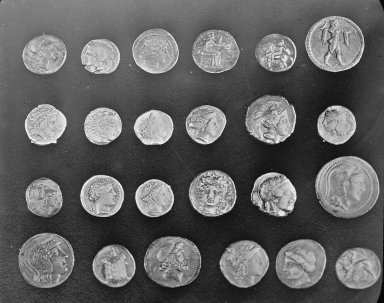
#> input picture skimage.data.coins(), 384 x 303 px
$ python 11_morphology.py
#> lines starting #> are read from the running program, lines starting #| are printed output that depends on the picture; after the words box and inside, x2 and y2 are one past the last pixel; in counts of white or black regions, pixels touching at a corner belong together
### practicals/utils.py
"""Shared helpers for the Digital Image Processing practicals (OpenCV + NumPy + Matplotlib).

Every practical accepts an optional image path on the command line:
    python 01_basic_operations.py my_photo.jpg
If no path is given, a sample image shipped with scikit-image is used.

Figures are saved to practicals/outputs/<practical>/. Set DIP_SHOW=1 to also open
matplotlib windows.
"""

import os
import sys

import cv2
import matplotlib

SHOW = os.environ.get("DIP_SHOW", "0") == "1"
if not SHOW:
    matplotlib.use("Agg")  # save figures only, no GUI windows

import matplotlib.pyplot as plt  # noqa: E402
import numpy as np  # noqa: E402
from skimage import data  # noqa: E402

BASE_DIR = os.path.dirname(os.path.abspath(__file__))
OUT_ROOT = os.path.join(BASE_DIR, "outputs")


def input_path():
    """Image path passed on the command line, or None."""
    return sys.argv[1] if len(sys.argv) > 1 else None


# [9 lines left out: function load_color, not called in this run]


def load_gray(default="camera"):
    """Grayscale uint8 image. Default sample: skimage 'camera' (or any name passed in)."""
#> called with default = 'coins'
    path = input_path()
    if path:
        img = cv2.imread(path, cv2.IMREAD_GRAYSCALE)
        if img is None:
            raise FileNotFoundError(f"Could not read image: {path}")
        return img
    return np.ascontiguousarray(getattr(data, default)())
#> returned value is the input picture: shape (303, 384); min 1, max 252, mean 96.9


# [5 lines left out: function load_pair_gray, not called in this run]


def out_dir(practical):
    path = os.path.join(OUT_ROOT, practical)
    os.makedirs(path, exist_ok=True)
    return path


def save_fig(fig, practical, filename):
    """Save a matplotlib figure into outputs/<practical>/ (and show it if DIP_SHOW=1)."""
    fig.savefig(os.path.join(out_dir(practical), filename), dpi=90, bbox_inches="tight")
    if SHOW:
        plt.show()
    plt.close(fig)
    print(f"  saved outputs/{practical}/{filename}")


def show_grid(images, titles, practical, filename, cols=None):
    """Plot several images in one figure. Accepts BGR colour and grayscale arrays."""
    n = len(images)
    cols = cols or min(n, 4)
    rows = int(np.ceil(n / cols))
    fig, axes = plt.subplots(rows, cols, figsize=(3.6 * cols, 3.6 * rows), squeeze=False)
    for ax in axes.ravel():
        ax.axis("off")
    for ax, img, title in zip(axes.ravel(), images, titles):
        if img.ndim == 3:
            ax.imshow(cv2.cvtColor(img, cv2.COLOR_BGR2RGB))
        elif img.dtype == np.uint8:
            ax.imshow(img, cmap="gray", vmin=0, vmax=255)
        else:
            ax.imshow(img, cmap="gray")
        ax.set_title(title, fontsize=10)
    fig.tight_layout()
    save_fig(fig, practical, filename)


# [12 lines left out: functions psnr, to_uint8, not called in this run]


def clip_u8(x):
    """Clip values to 0..255 and convert to uint8 (no rescaling)."""
    return np.clip(np.real(x), 0, 255).astype(np.uint8)

### practicals/11_morphology.py
"""Practical 11 - Morphological operations: erosion and dilation (plus opening, closing, boundary).

Binary images: foreground = white (255). Erosion shrinks the foreground,
dilation grows it. Opening = erosion then dilation; closing = dilation then erosion.
"""

import cv2
import numpy as np

from utils import load_gray, show_grid

PRACTICAL = "11_morphology"


def binarize(gray):
    _, bw = cv2.threshold(gray, 0, 255, cv2.THRESH_BINARY + cv2.THRESH_OTSU)
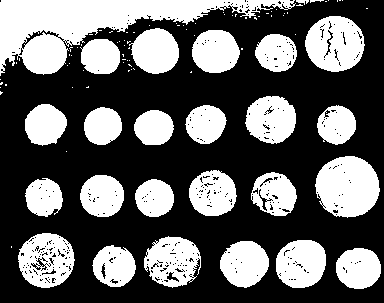
#> bw: shape (303, 384); 38.8% white; 96 white regions (70 under 20 px), largest, box (x1, y1, x2, y2) and area: (0, 0, 296, 76) 8792, (315, 156, 380, 218) 3062, (305, 16, 365, 72) 2459
    return bw


def main():
    gray = load_gray("coins")  # coins gives clear, separated blobs
    bw = binarize(gray)
    white = np.count_nonzero(bw)
#> white = 45117
    print(f"Binary image: {white} foreground px ({100.0 * white / bw.size:.1f}%)")
#| Binary image: 45117 foreground px (38.8%)

    rect3 = cv2.getStructuringElement(cv2.MORPH_RECT, (3, 3))
    ellipse5 = cv2.getStructuringElement(cv2.MORPH_ELLIPSE, (5, 5))

    eroded3 = cv2.erode(bw, rect3)
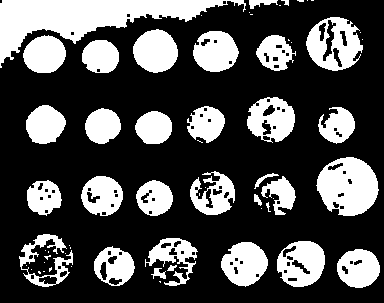
#> eroded3: shape (303, 384); 30.6% white; 62 white regions (30 under 20 px), largest, box (x1, y1, x2, y2) and area: (0, 0, 246, 68) 6143, (316, 157, 379, 216) 2656, (306, 17, 363, 71) 1840
    dilated3 = cv2.dilate(bw, rect3)
#> dilated3: shape (303, 384); 45.1% white; 37 white regions (12 under 20 px), largest, box (x1, y1, x2, y2) and area: (0, 0, 330, 77) 11605, (314, 155, 381, 219) 3376, (304, 15, 366, 73) 2842
    eroded5 = cv2.erode(bw, ellipse5)
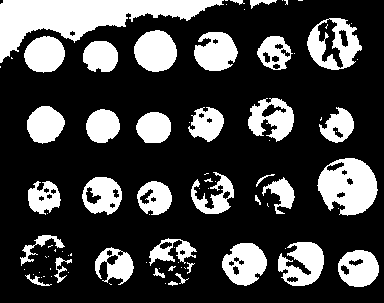
#> eroded5: shape (303, 384); 26.4% white; 85 white regions (49 under 20 px), largest, box (x1, y1, x2, y2) and area: (0, 0, 224, 63) 5796, (317, 158, 378, 216) 2422, (307, 18, 362, 70) 1469
    dilated5 = cv2.dilate(bw, ellipse5)
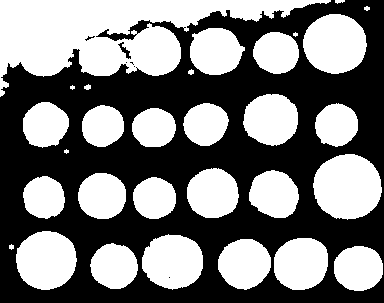
#> dilated5: shape (303, 384); 48% white; 30 white regions (3 under 20 px), largest, box (x1, y1, x2, y2) and area: (0, 0, 331, 97) 14422, (313, 154, 382, 220) 3536, (303, 14, 367, 74) 2992
    opened = cv2.morphologyEx(bw, cv2.MORPH_OPEN, ellipse5)
#> opened: shape (303, 384); 36.6% white; 36 white regions (1 under 20 px), largest, box (x1, y1, x2, y2) and area: (0, 0, 247, 70) 6561, (315, 156, 380, 218) 3020, (305, 16, 364, 72) 2343
    closed = cv2.morphologyEx(bw, cv2.MORPH_CLOSE, ellipse5)
#> closed: shape (303, 384); 40.8% white; 50 white regions (26 under 20 px), largest, box (x1, y1, x2, y2) and area: (0, 0, 329, 76) 10893, (315, 156, 380, 218) 3114, (305, 16, 365, 72) 2606
    boundary = cv2.subtract(dilated3, eroded3)
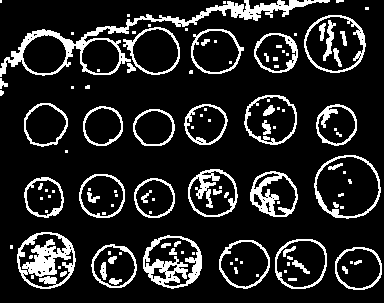
#> boundary: shape (303, 384); 14.6% white; 120 white regions (66 under 20 px), largest, box (x1, y1, x2, y2) and area: (0, 0, 330, 77) 2993, (17, 232, 76, 289) 1581, (143, 235, 202, 289) 1231

    print(f"Erosion 3x3 (square):    {np.count_nonzero(eroded3)} px  (shrinks)")
#| Erosion 3x3 (square):    35567 px  (shrinks)
    print(f"Dilation 3x3 (square):   {np.count_nonzero(dilated3)} px  (grows)")
#| Dilation 3x3 (square):   52512 px  (grows)
    print(f"Erosion 5x5 (ellipse):   {np.count_nonzero(eroded5)} px")
#| Erosion 5x5 (ellipse):   30681 px
    print(f"Dilation 5x5 (ellipse):  {np.count_nonzero(dilated5)} px")
#| Dilation 5x5 (ellipse):  55873 px
    print(f"Ordering check: erosion <= original <= dilation: "
          f"{bool(np.all(eroded3 <= bw) and np.all(bw <= dilated3))}")
#| Ordering check: erosion <= original <= dilation: True
    print(f"Opening: {np.count_nonzero(opened)} px; closing: {np.count_nonzero(closed)} px")
#| Opening: 42554 px; closing: 47489 px

    show_grid(
        [bw, eroded3, dilated3, eroded5, dilated5, opened, closed, boundary],
        ["Binary (Otsu)", "11. Erosion 3x3", "11. Dilation 3x3",
         "11. Erosion 5x5 ellipse", "11. Dilation 5x5 ellipse",
         "Opening (5x5 ellipse)", "Closing (5x5 ellipse)", "Boundary = dilation - erosion"],
        PRACTICAL, "11_erosion_dilation.png", cols=4,
    )
#> in show_grid, `n = len(images)`: n = 8
#> in show_grid, `cols = cols or min(n, 4)`: cols = 4
#> in show_grid, `rows = int(np.ceil(n / cols))`: rows = 2
#> the loop in show_grid, `for ax in axes.ravel():` made 8 passes
#> the loop in show_grid, `for ax, img, title in zip(axes.ravel(), images, titles):` made 8 passes
#> title on passes 1 to 8: 'Binary (Otsu)', '11. Erosion 3x3', '11. Dilation 3x3', '11. Erosion 5x5 ellipse', '11. Dilation 5x5 ellipse', 'Opening (5x5 ellipse)', 'Closing (5x5 ellipse)', 'Boundary = dilation - erosion'

    # Grayscale erosion (local minimum) and dilation (local maximum) --------
    g_eroded = cv2.erode(gray, rect3)
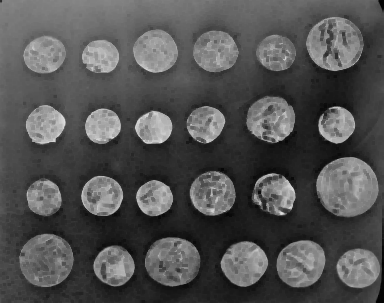
#> g_eroded: shape (303, 384); min 1, max 222, mean 82.1
    g_dilated = cv2.dilate(gray, rect3)
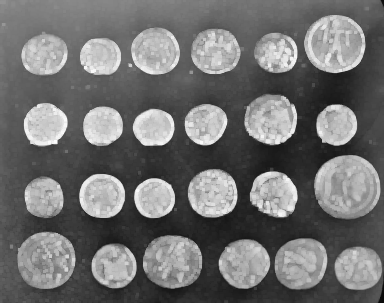
#> g_dilated: shape (303, 384); min 8, max 252, mean 112.4
    show_grid([gray, g_eroded, g_dilated],
              ["Gray original", "11. Grayscale erosion 3x3 (min)",
               "11. Grayscale dilation 3x3 (max)"],
              PRACTICAL, "11_grayscale_erosion_dilation.png")
#> the loop in show_grid (call 2), `for ax in axes.ravel():` made 3 passes
#> the loop in show_grid (call 2), `for ax, img, title in zip(axes.ravel(), images, titles):` made 3 passes


if __name__ == "__main__":
    main()
